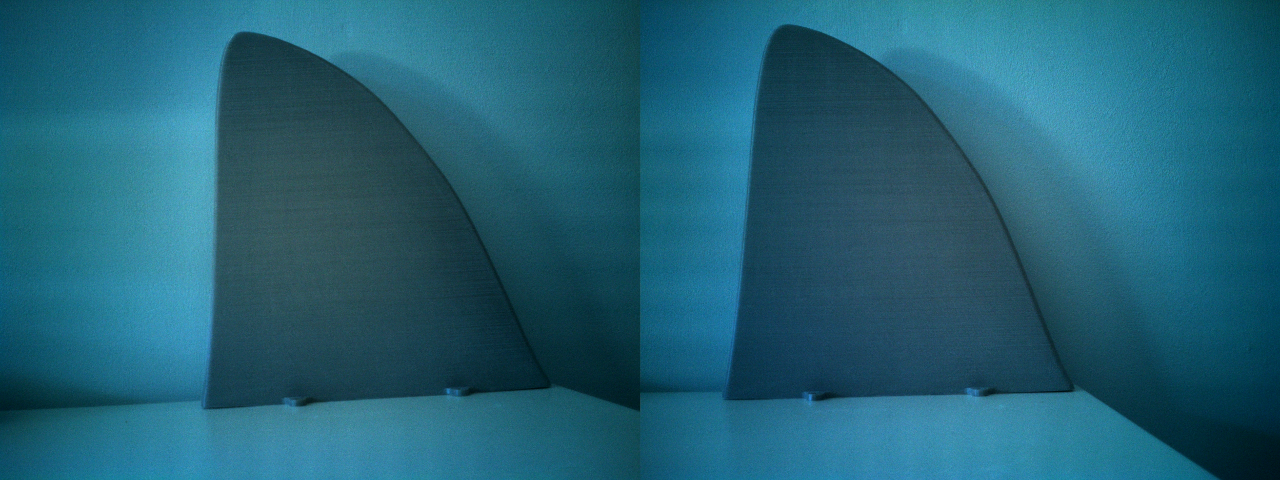
#> input picture scenes/photo.png, 1280 x 480 px, found by its file name
$ python 5_dm_tune.py
#> lines starting #> are read from the running program, lines starting #| are printed output that depends on the picture
# Copyright (C) 2019 Eugene Pomazov, <stereopi.com>, virt2real team
#
# This file is part of StereoPi tutorial scripts.
#
# StereoPi tutorial is free software: you can redistribute it
# and/or modify it under the terms of the GNU General Public License
# as published by the Free Software Foundation, either version 3 of the
# License, or (at your option) any later version.
#
# StereoPi tutorial is distributed in the hope that it will be useful,
# but WITHOUT ANY WARRANTY; without even the implied warranty of
# MERCHANTABILITY or FITNESS FOR A PARTICULAR PURPOSE.  See the
# GNU General Public License for more details.
#
# You should have received a copy of the GNU General Public License
# along with StereoPi tutorial.
# If not, see <http://www.gnu.org/licenses/>.
#
# Most of this code is updated version of 3dberry.org project by virt2real
#
# Thanks to Adrian and http://pyimagesearch.com, as there are lot of
# code in this tutorial was taken from his lessons.
#


import cv2
import os
# from picamera.array import PiRGBArray
# from picamera import PiCamera
from matplotlib import pyplot as plt
from matplotlib.widgets import Slider, Button
import numpy as np
import json
from stereovision.calibration import StereoCalibrator
from stereovision.calibration import StereoCalibration

try:
  camera_params = json.load(open("camera_params.txt", "r"))
#> (reads tensorflow_cutom_/camera_params.txt from the repository)
except Exception as e:
  print(e)
  print("Please run 1_test.py first.")
  exit(-1)
# Global variables preset
imageToDisp = 'scenes/photo.png'
photo_width = camera_params['width']
photo_height = camera_params['height']
image_width = int(photo_width / 2)
image_height = photo_height
image_size = (image_width,image_height)

if os.path.isfile(imageToDisp) == False:
    print ('Can not read image from file \"'+imageToDisp+'\"')
    exit(0)

pair_img = cv2.imread(imageToDisp,0)
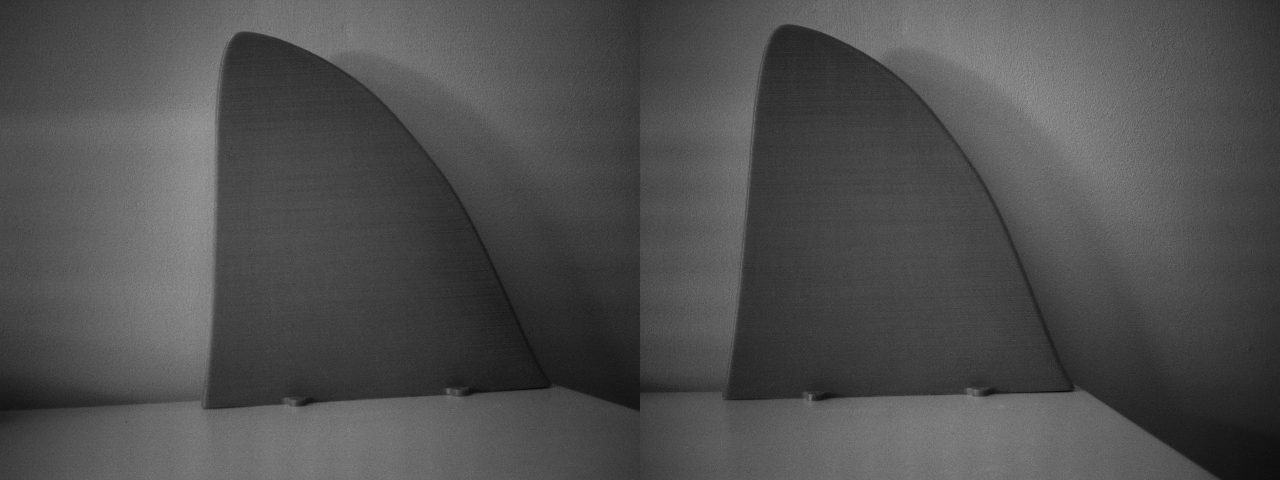
#> pair_img: shape (480, 1280); min 9, max 159, mean 79
# Read image and split it in a stereo pair
print('Read and split image...')
imgLeft = pair_img [0:photo_height,0:image_width] #Y+H and X+W
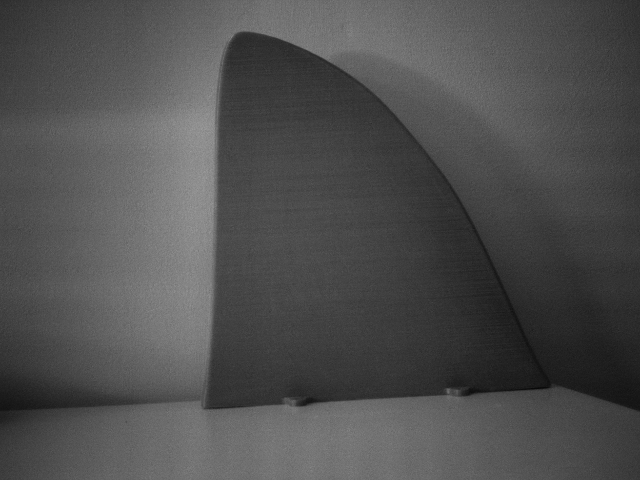
#> imgLeft: shape (480, 640); min 9, max 159, mean 79
imgRight = pair_img [0:photo_height,image_width:photo_width] #Y+H and X+W
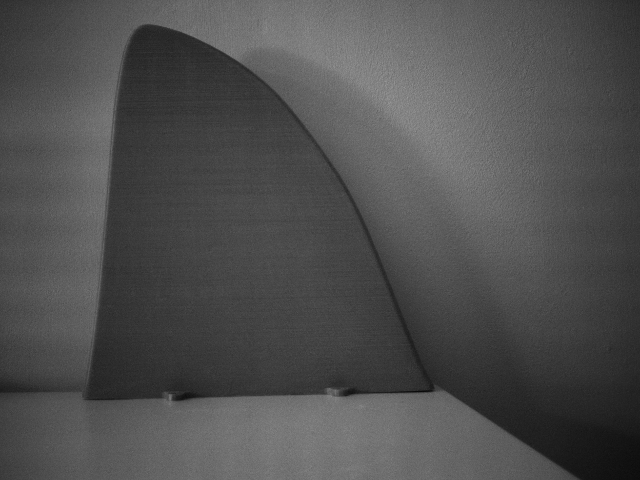
#> imgRight: shape (480, 640); min 9, max 155, mean 79.1


# Implementing calibration data
print('Read calibration data and rectifying stereo pair...')
#> (the run stopped early here; a loop or call above may not have finished)
